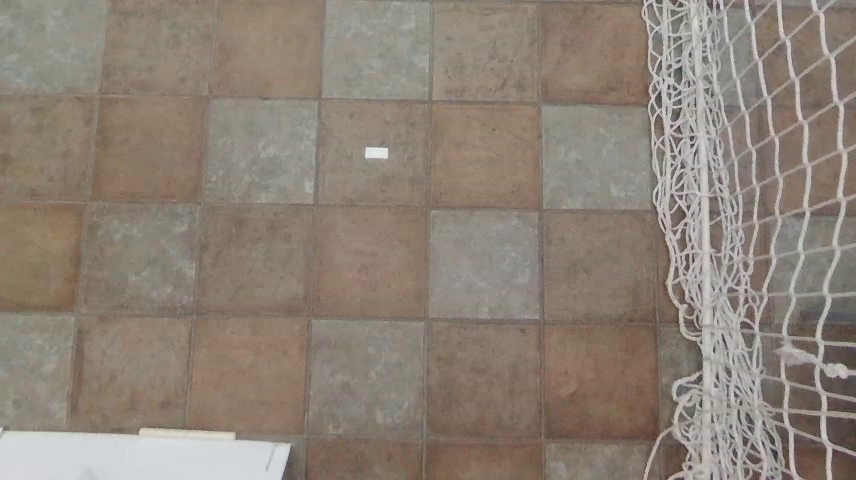
#> input picture dron_images/p1.png, 856 x 480 px, found by its file name
$ jupyter execute mini_proyecto_1_2.ipynb
#> lines starting #> are read from the running program, lines starting #| are printed output that depends on the picture; after the words box and inside, x2 and y2 are one past the last pixel; in counts of white or black regions, pixels touching at a corner belong together
# 08 — Transformación Proyectiva (Homografía) en 2D

## Teoría (coordenadas homogéneas, matriz 3×3)

La **transformación proyectiva** (o **homografía**) mapea puntos de un plano a otro usando una matriz $( \mathbf{H} \in \mathbb{R}^{3\times 3} )$ definida **a escala** (hasta un factor).
En **coordenadas homogéneas**:
$
\begin{bmatrix}
x_2 \\ y_2 \\ w
\end{bmatrix}$
$=
\mathbf{H}$
$\begin{bmatrix}
x_1 \\ y_1 \\ 1
\end{bmatrix}$,
$\qquad
\mathbf{H}=$
$\begin{bmatrix}
h_{11} & h_{12} & h_{13} \\
h_{21} & h_{22} & h_{23} \\
h_{31} & h_{32} & h_{33}
\end{bmatrix}.
$

Para volver a coordenadas cartesianas:
$
x'_2 = \frac{x_2}{w}, \qquad y'_2 = \frac{y_2}{w}.
$

Una homografía está determinada (salvo escala) por **cuatro pares de puntos no colineales** (4 correspondencias punto a punto).
OpenCV provee:
- `cv2.getPerspectiveTransform(src_pts, dst_pts)` cuando damos **4 puntos** exactos.
- `cv2.findHomography(src_pts, dst_pts, method=RANSAC)` para datos con ruido/outliers.

La aplicación sobre una imagen se hace con:
- `cv2.warpPerspective(img, H, (W, H))`.

## Implementación en OpenCV

1. **Deformación proyectiva** controlada: moveremos las esquinas de la imagen para crear una vista "trapezoidal".
2. **Rectificación** de un cuadrilátero interno: seleccionar una región y llevarla a un rectángulo (simulando *bird's-eye*).

[cell 1]
# ✅ Importar librerías y cargar imagen
import cv2
import numpy as np
import matplotlib.pyplot as plt
import os

# Ruta donde están las imágenes
img_dir = r"C:\Users\rrm21\Documents\Vision_en_Robotica\dron_images"

# Cargar imágenes
p1 = cv2.imread(os.path.join(img_dir, "p1.png"))
#> p1 is the input picture: shape (480, 856, 3); mean B, G, R 118.4, 129.6, 140.9
p2 = cv2.imread(os.path.join(img_dir, "p2.png"))
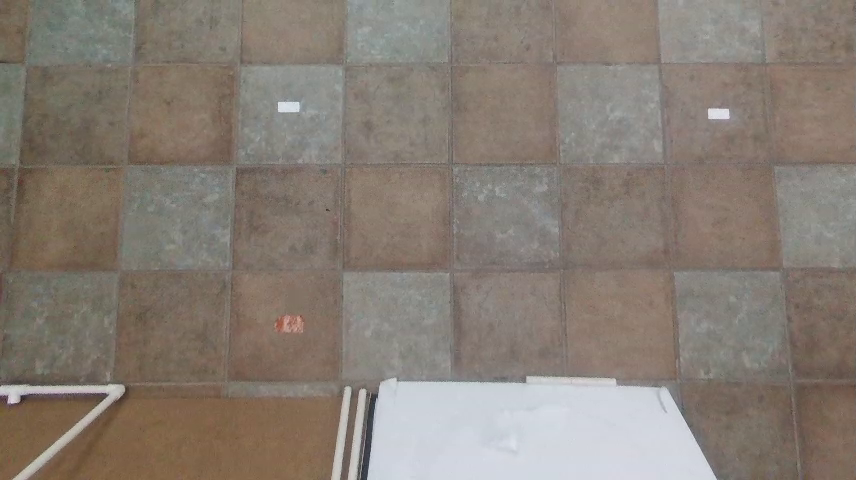
#> input picture dron_images/p2.png, 856 x 480 px, found by its file name
#> p2 is the input picture: shape (480, 856, 3); mean B, G, R 116.6, 125.6, 135.2
p3 = cv2.imread(os.path.join(img_dir, "p3.png"))
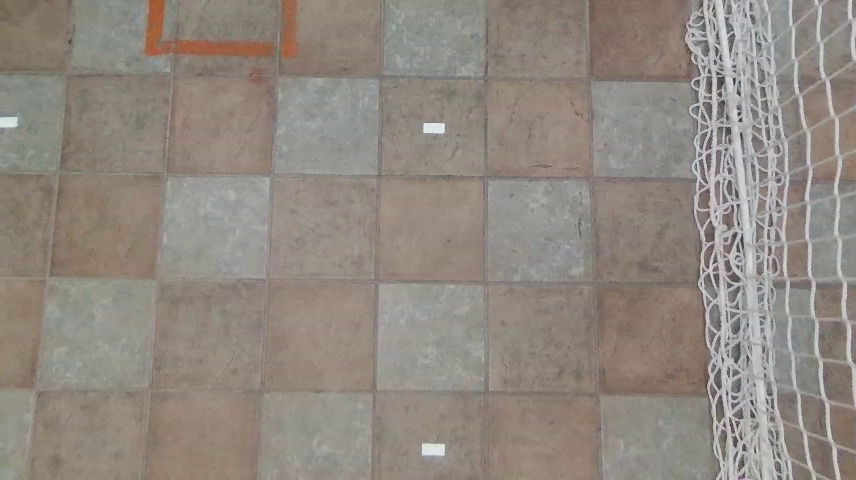
#> input picture dron_images/p3.png, 856 x 480 px, found by its file name
#> p3 is the input picture: shape (480, 856, 3); mean B, G, R 128, 136.5, 144.7
p4 = cv2.imread(os.path.join(img_dir, "p4.png"))
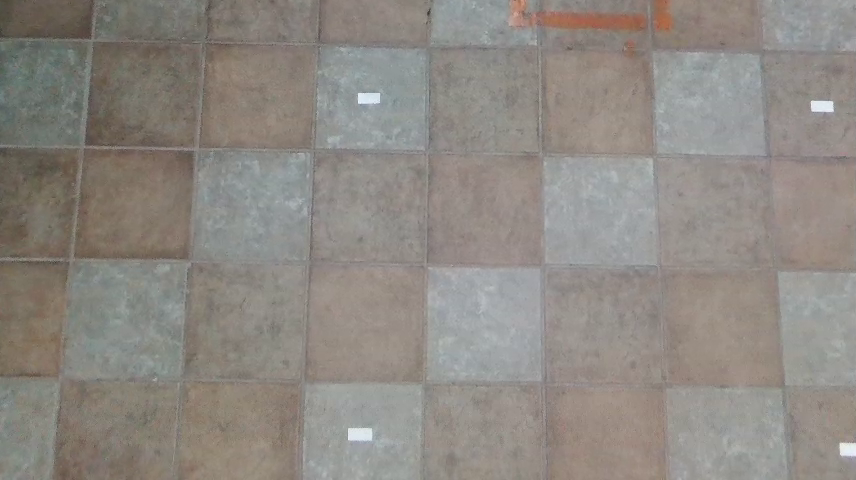
#> input picture dron_images/p4.png, 856 x 480 px, found by its file name
#> p4 is the input picture: shape (480, 856, 3); mean B, G, R 130.9, 136.9, 142.2


# Convertir a RGB para mostrar en matplotlib
p1_rgb, p2_rgb, p3_rgb, p4_rgb = [cv2.cvtColor(img, cv2.COLOR_BGR2RGB) for img in [p1,p2,p3,p4]]

plt.figure(figsize=(10,5))
for i,img in enumerate([p1_rgb,p2_rgb,p3_rgb,p4_rgb],1):
    plt.subplot(1,4,i)
    plt.imshow(img)
    plt.axis("off")
#> this loop made 4 passes
plt.show()
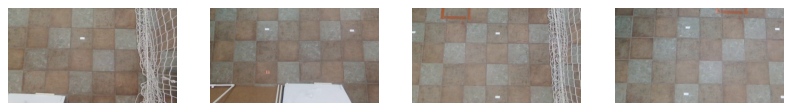
#> figure drawn by matplotlib, 4 panels

### Ejemplo 1 — Deformación proyectiva de toda la imagen (mover esquinas)

Definimos 4 puntos **origen** (las esquinas) y 4 puntos **destino** (un trapecio). Usamos `getPerspectiveTransform` + `warpPerspective`.

[cell 2]
# Puntos en la imagen p2
pts_p2 = np.float32([[50,50],[450,50],[50,450],[450,450]])

# A dónde quieres llevarlos en p1
pts_p1 = np.float32([[100,100],[500,100],[100,500],[500,500]])

M = cv2.getPerspectiveTransform(pts_p2, pts_p1)
p2_warped = cv2.warpPerspective(p2, M, (p1.shape[1]*2, p1.shape[0]*2))
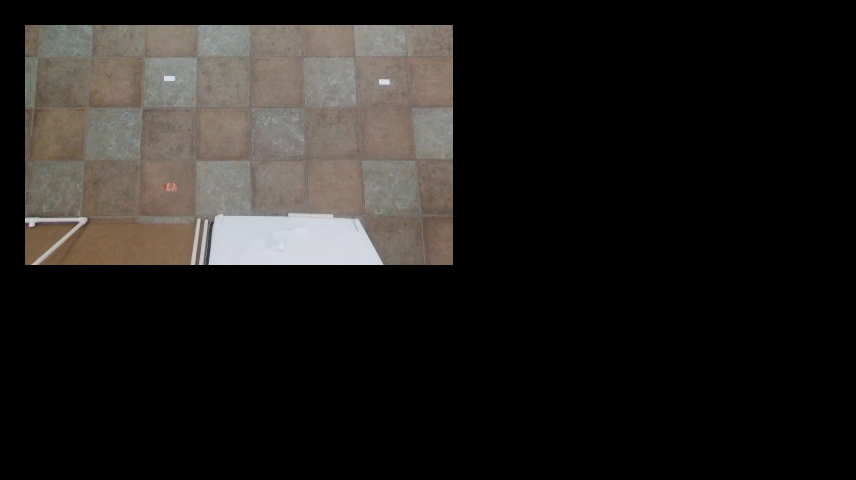
#> p2_warped: shape (960, 1712, 3) (shown at 1/2 size); mean B, G, R 29.1, 31.4, 33.8

# Creamos un lienzo grande
mosaic = np.zeros((p1.shape[0]*2, p1.shape[1]*2, 3), dtype=np.uint8)

# Pegamos la imagen base
mosaic[0:p1.shape[0], 0:p1.shape[1]] = p1
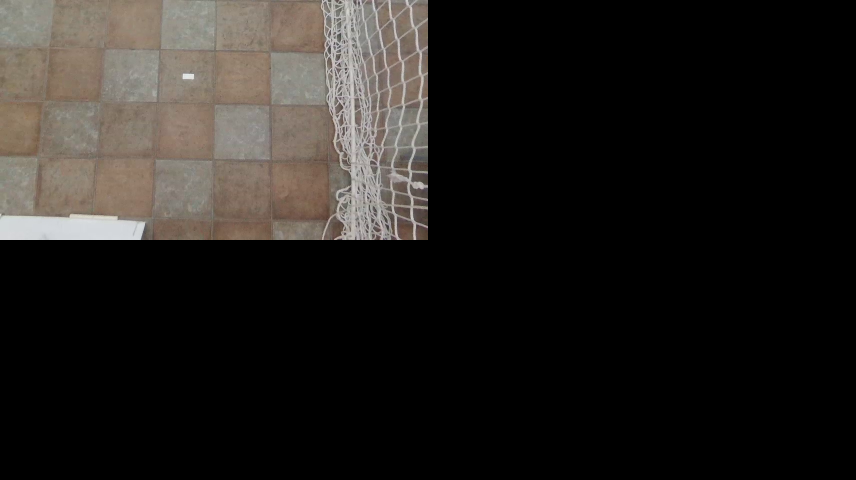
#> mosaic: shape (960, 1712, 3) (shown at 1/2 size); mean B, G, R 29.6, 32.4, 35.2

# Encima colocamos la alineada
mask = p2_warped > 0
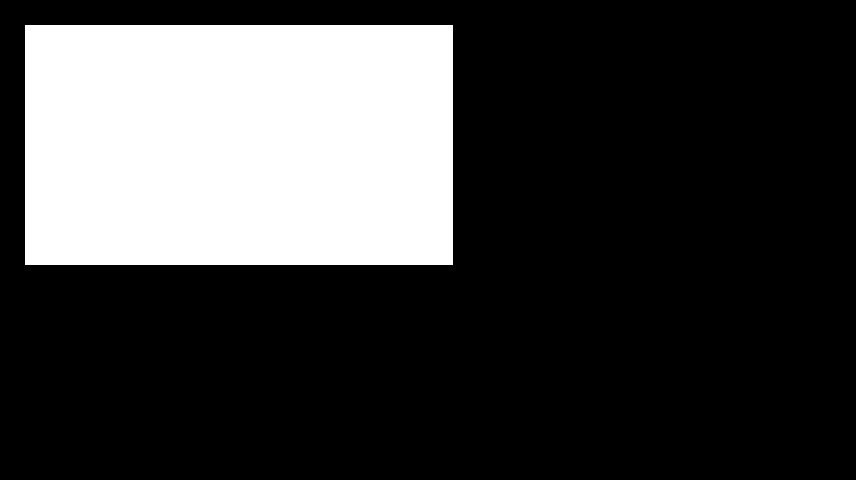
#> mask: shape (960, 1712, 3) bool (shown at 1/2 size); 25% white; 1 white region, box (x1, y1, x2, y2) and area: (50, 50, 906, 530) 410880
mosaic[mask] = p2_warped[mask]
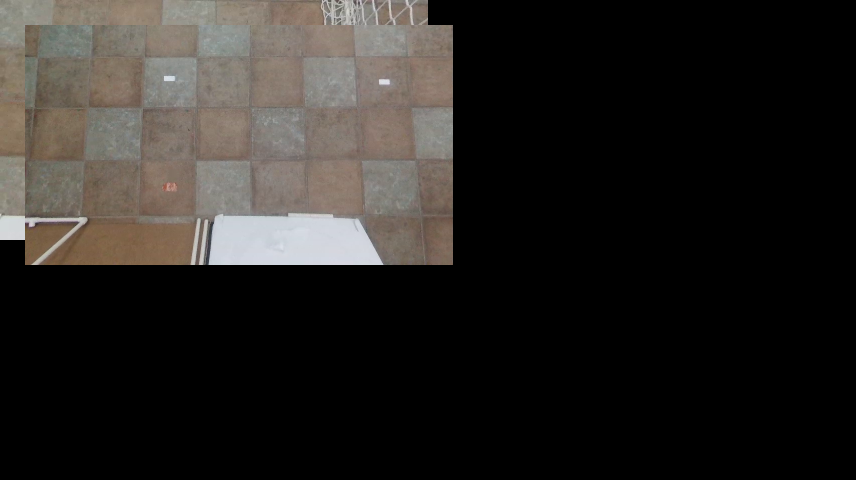
#> mosaic: shape (960, 1712, 3) (shown at 1/2 size); mean B, G, R 34, 36.7, 39.5

output_path = os.path.join(img_dir, "mosaico.png")
cv2.imwrite(output_path, mosaic)
print("Mosaico guardado en:", output_path)

plt.imshow(mosaic);
